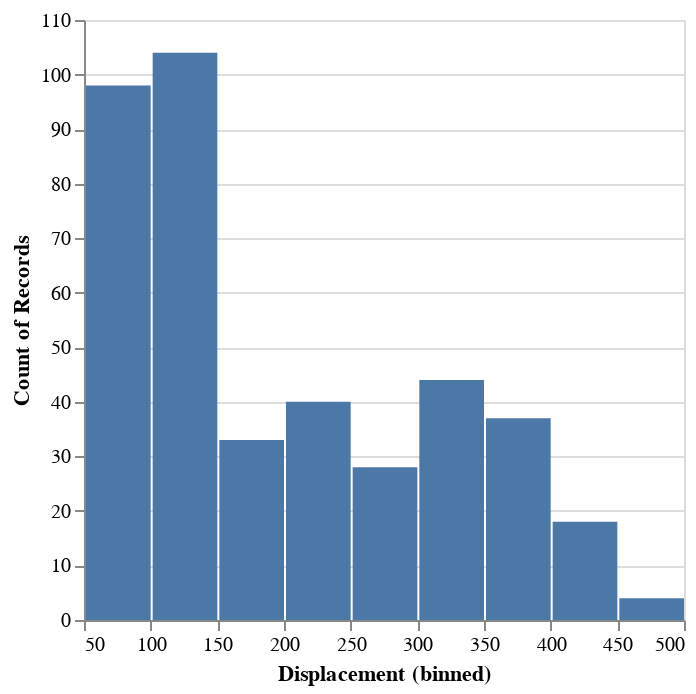

Here is the notebook cell this chart was saved with:
### Code cell
histogram(df,:Displacement)

### Figure 1 — Vega-Lite specification as saved in the notebook (floating-point values rounded to 4 significant figures; data arrays with more than 128 entries replaced by an {"elided": "..."} marker saying what was removed)
{"data": {"values": {"elided": "406 records"}}, "encoding": {"x": {"bin": true, "field": "Displacement", "type": "quantitative"}, "y": {"aggregate": "count", "type": "quantitative"}}, "mark": "bar"}
